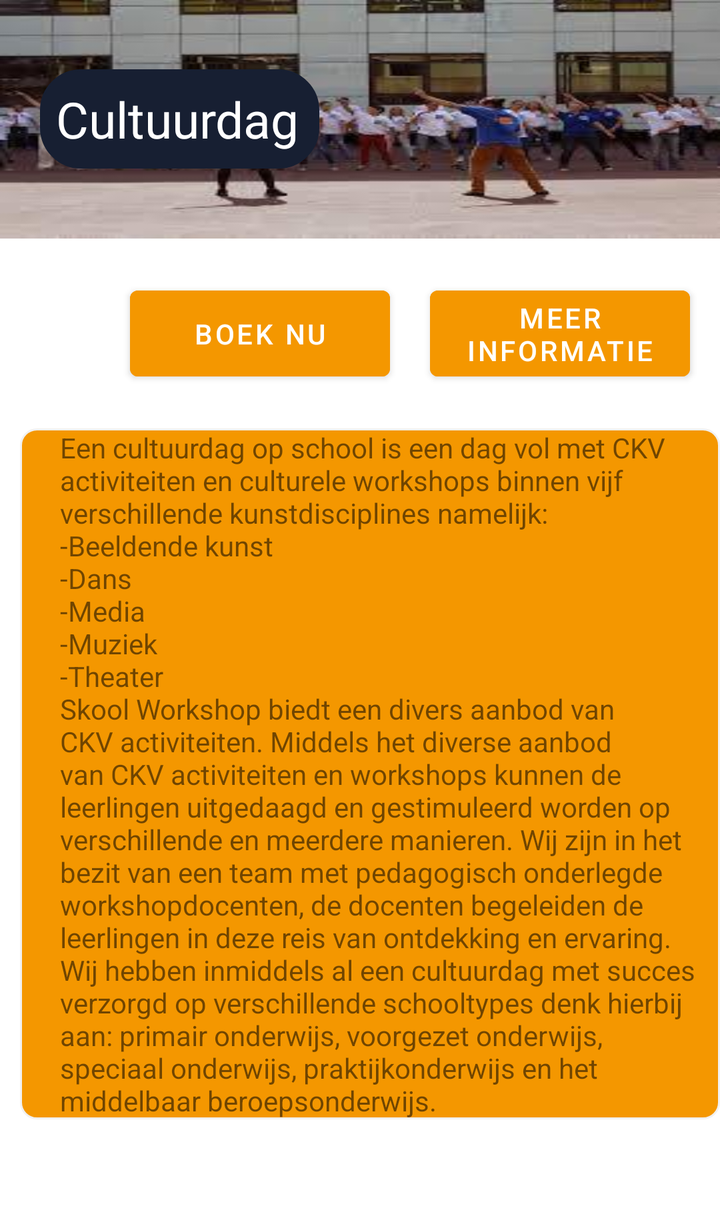
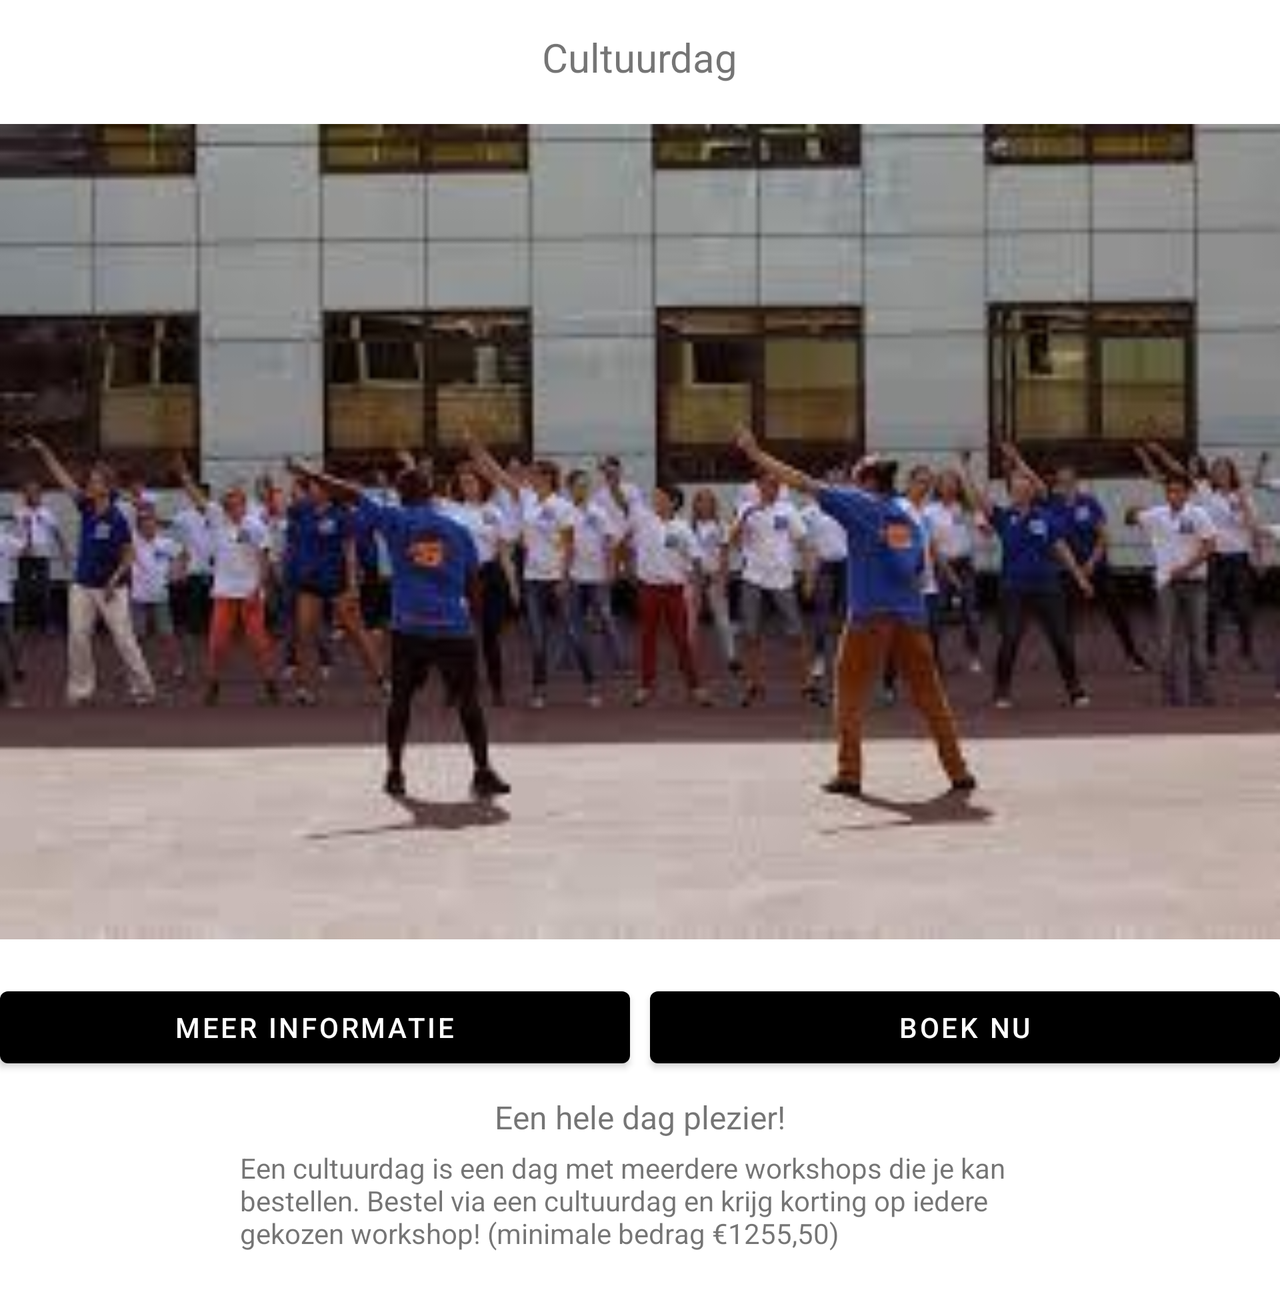

First picture: res/layout/ on a phone held upright. Second picture: the repository's own variant of that layout, on a device whose configuration matches the variant's folder. Source for both follows.
<!-- AndroidManifest.xml: application theme Theme.HomeLayout -->
<!-- res/layout/fragment_cultureday.xml -->
<?xml version="1.0" encoding="utf-8"?>
<ScrollView
    android:layout_width="match_parent"
    android:layout_height="wrap_content"
    xmlns:android="http://schemas.android.com/apk/res/android"
    xmlns:app="http://schemas.android.com/apk/res-auto"
    xmlns:tools="http://schemas.android.com/tools">
    <androidx.constraintlayout.widget.ConstraintLayout
        android:layout_width="match_parent"
        android:layout_height="match_parent">
        <LinearLayout
            android:id="@+id/layout_vertical01_cd"
            android:layout_height="match_parent"
            android:layout_width="match_parent"
            android:orientation="vertical">
            <LinearLayout
                android:layout_width="match_parent"
                android:layout_height="wrap_content"
                android:background="@drawable/skoolcd">
                <TextView
                    android:layout_width="wrap_content"
                    android:layout_height="wrap_content"
                    android:layout_gravity="center"
                    android:layout_marginStart="20sp"
                    android:background="@drawable/greeting_background"
                    android:text="Cultuurdag"
                    android:textColor="@color/white"
                    android:textSize="25sp" />
            </LinearLayout>

            <androidx.constraintlayout.widget.ConstraintLayout
                android:id="@+id/layout_const01_cd"
                android:layout_width="match_parent"
                android:layout_height="wrap_content"
                android:orientation="horizontal"
                android:layout_marginTop="20sp">
                <Button
                    android:id="@+id/button_more_info_cd"
                    android:layout_width="130sp"
                    android:layout_height="55sp"
                    android:layout_marginStart="215sp"
                    app:layout_constraintStart_toStartOf="parent"
                    app:layout_constraintTop_toBottomOf="@id/img_cd"
                    android:backgroundTint="@color/orange"
                    android:text="Meer informatie"
                    tools:ignore="NotSibling" />
                <Button
                    android:id="@+id/button_book_now_cd"
                    android:layout_marginStart="65sp"
                    android:layout_width="130sp"
                    android:layout_height="55sp"
                    app:layout_constraintTop_toBottomOf="@id/img_cd"
                    app:layout_constraintStart_toStartOf="parent"
                    android:backgroundTint="@color/orange"
                    android:text="Boek nu"
                    tools:ignore="NotSibling"/>
            </androidx.constraintlayout.widget.ConstraintLayout>
            <LinearLayout
                android:layout_marginTop="20sp"
                android:layout_height="match_parent"
                android:layout_width="match_parent"
                android:orientation="vertical"
                android:background="@drawable/contact_background"
                android:layout_marginStart="10sp">
                <TextView
                    android:layout_marginStart="20sp"
                    android:layout_width="wrap_content"
                    android:layout_height="wrap_content"
                    android:text="Een cultuurdag op school is een dag vol met CKV activiteiten en culturele workshops binnen vijf verschillende kunstdisciplines namelijk:\n-Beeldende kunst\n-Dans\n-Media\n-Muziek\n-Theater\nSkool Workshop biedt een divers aanbod van CKV activiteiten. Middels het diverse aanbod van CKV activiteiten en workshops kunnen de leerlingen uitgedaagd en gestimuleerd worden op verschillende en meerdere manieren. Wij zijn in het bezit van een team met pedagogisch onderlegde workshopdocenten, de docenten begeleiden de leerlingen in deze reis van ontdekking en ervaring. Wij hebben inmiddels al een cultuurdag met succes verzorgd op verschillende schooltypes denk hierbij aan: primair onderwijs, voorgezet onderwijs, speciaal onderwijs, praktijkonderwijs en het middelbaar beroepsonderwijs."/>
            </LinearLayout>
        </LinearLayout>
        <EditText
            app:layout_constraintTop_toBottomOf="@+id/layout_vertical01_cd"
            android:id="@+id/edt_cultureday_padding01"
            android:layout_width="match_parent"
            android:layout_height="wrap_content"
            android:visibility="invisible"
            android:layout_marginTop="8sp"
            android:layout_marginStart="20sp"
            android:layout_marginEnd="20sp"/>
    </androidx.constraintlayout.widget.ConstraintLayout>
</ScrollView>
<!-- resources referenced by this layout -->
<resources>
  <color name="orange">#F49700</color>
  <color name="white">#FFFFFFFF</color>
  <!-- drawable contact_background (drawable) -->
  <?xml version="1.0" encoding="utf-8"?>
  <shape xmlns:android="http://schemas.android.com/apk/res/android">
      <corners android:radius="8sp"/>
      <padding android:left="0dp" android:right="10dp" android:top="0dp" android:bottom="0dp"/>
      <stroke android:width="1dp" android:color="@color/background_grey"/>
      <solid android:color="@color/orange"/>
  </shape>
  <!-- drawable greeting_background (drawable) -->
  <?xml version="1.0" encoding="utf-8"?>
  <shape xmlns:android="http://schemas.android.com/apk/res/android">
      <corners android:radius="20dp"/>
      <padding android:left="8dp" android:right="10dp" android:top="8dp" android:bottom="8dp"/>
      <stroke android:width="1dp" android:color="@color/blue_grey"/>
      <solid android:color="@color/blue_grey"/>
  </shape>
  <!-- drawable skoolcd: jpg bitmap (drawable-hdpi, 10570 bytes) -->
  <style name="Theme.HomeLayout" parent="Theme.MaterialComponents.DayNight.DarkActionBar">
          
          <item name="colorPrimary">@color/black</item>
          <item name="colorPrimaryVariant">@color/black</item>
          <item name="colorOnPrimary">@color/white</item>
          
          <item name="colorSecondary">@color/orange</item>
          <item name="colorSecondaryVariant">@color/blue_grey</item>
          
          <item name="android:statusBarColor" tools:targetApi="l">?attr/colorPrimaryVariant</item>
          
  
      </style>
  <color name="background_grey">#F1F1F1</color>
  <color name="blue_grey">#171F32</color>
  <color name="black">#FF000000</color>
</resources>
<!-- res/layout-land/fragment_cultureday.xml (the repository's variant of the layout above) -->
<!-- drawn on the phone turned sideways -->
<?xml version="1.0" encoding="utf-8"?>
<ScrollView xmlns:android="http://schemas.android.com/apk/res/android"
    xmlns:app="http://schemas.android.com/apk/res-auto"
    xmlns:tools="http://schemas.android.com/tools"
    android:layout_width="match_parent"
    android:layout_height="wrap_content">

    <LinearLayout xmlns:android="http://schemas.android.com/apk/res/android"
        android:id="@+id/layout_vertical01_cd"
        android:layout_height="match_parent"
        android:layout_width="match_parent"
        android:orientation="vertical">

        <TextView
            android:layout_marginTop="15sp"
            android:layout_width="wrap_content"
            android:layout_height="wrap_content"
            android:layout_gravity="center"
            android:text="Cultuurdag"
            android:textSize="20sp"/>

        <ImageView
            android:layout_marginTop="20sp"
            android:layout_width="match_parent"
            android:layout_height="wrap_content"
            android:layout_gravity="center"
            android:scaleType="fitStart"
            android:adjustViewBounds="true"
            tools:srcCompat="@drawable/skoolcd"/>

        <LinearLayout
            android:id="@+id/layout_horizontal01_cd"
            android:layout_width="match_parent"
            android:layout_height="wrap_content"
            android:orientation="horizontal"
            android:layout_marginTop="20sp">

            <Button
                android:id="@+id/button_meer_informatie_cd"
                android:layout_width="5sp"
                android:layout_height="wrap_content"
                android:layout_weight="1"
                android:text="Meer informatie"
                />

            <Button
                android:id="@+id/button_boek_nu_cd"
                android:layout_width="5sp"
                android:layout_height="wrap_content"
                android:layout_weight="1"
                android:layout_marginLeft="10sp"
                android:text="Boek nu"
                />

        </LinearLayout>

        <TextView
            android:layout_marginTop="10sp"
            android:layout_width="wrap_content"
            android:layout_height="wrap_content"
            android:layout_gravity="center"
            android:text="Een hele dag plezier!"
            android:textSize="16sp"/>

        <TextView
            android:layout_marginTop="5sp"
            android:layout_marginBottom="20sp"
            android:layout_width="400sp"
            android:layout_height="wrap_content"
            android:layout_gravity="center"
            android:text="Een cultuurdag is een dag met meerdere workshops die je kan bestellen. Bestel via een cultuurdag en krijg korting op iedere gekozen workshop! (minimale bedrag €1255,50)"
            android:textSize="14sp"/>

    </LinearLayout>

</ScrollView>
<!-- resources referenced by the variant -->
<!-- as the phone turned sideways resolves them -->
<resources>
  <!-- drawable skoolcd: jpg bitmap (drawable-hdpi, 10570 bytes) -->
  <style name="Theme.HomeLayout" parent="Theme.MaterialComponents.DayNight.DarkActionBar">
          
          <item name="colorPrimary">@color/black</item>
          <item name="colorPrimaryVariant">@color/black</item>
          <item name="colorOnPrimary">@color/white</item>
          
          <item name="colorSecondary">@color/orange</item>
          <item name="colorSecondaryVariant">@color/blue_grey</item>
          
          <item name="android:statusBarColor" tools:targetApi="l">?attr/colorPrimaryVariant</item>
          
  
      </style>
  <color name="black">#FF000000</color>
  <color name="white">#FFFFFFFF</color>
  <color name="orange">#F49700</color>
  <color name="blue_grey">#171F32</color>
</resources>
